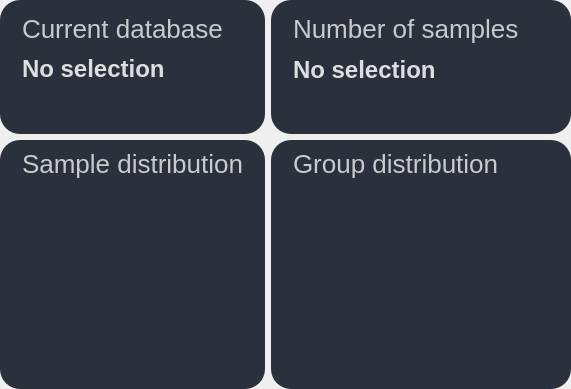
                              <widget class="QFrame" name="frame_6">
                               <property name="frameShape">
                                <enum>QFrame::NoFrame</enum>
                               </property>
                               <property name="frameShadow">
                                <enum>QFrame::Raised</enum>
                               </property>
                               <layout class="QGridLayout" name="gridLayout">
                                <property name="leftMargin">
                                 <number>0</number>
                                </property>
                                <property name="topMargin">
                                 <number>0</number>
                                </property>
                                <property name="rightMargin">
                                 <number>0</number>
                                </property>
                                <property name="bottomMargin">
                                 <number>0</number>
                                </property>
                                <item row="0" column="0">
                                 <widget class="QFrame" name="frame_9">
                                  <property name="sizePolicy">
                                   <sizepolicy hsizetype="MinimumExpanding" vsizetype="MinimumExpanding">
                                    <horstretch>0</horstretch>
                                    <verstretch>0</verstretch>
                                   </sizepolicy>
                                  </property>
                                  <property name="styleSheet">
                                   <string notr="true">background-color: rgb(42,49,61);
border-radius: 20px;</string>
                                  </property>
                                  <property name="frameShape">
                                   <enum>QFrame::NoFrame</enum>
                                  </property>
                                  <property name="frameShadow">
                                   <enum>QFrame::Raised</enum>
                                  </property>
                                  <layout class="QVBoxLayout" name="verticalLayout_13">
                                   <property name="leftMargin">
                                    <number>22</number>
                                   </property>
                                   <property name="rightMargin">
                                    <number>22</number>
                                   </property>
                                   <item>
                                    <widget class="QLabel" name="label_19">
                                     <property name="minimumSize">
                                      <size>
                                       <width>0</width>
                                       <height>40</height>
                                      </size>
                                     </property>
                                     <property name="maximumSize">
                                      <size>
                                       <width>16777215</width>
                                       <height>60</height>
                                      </size>
                                     </property>
                                     <property name="styleSheet">
                                      <string notr="true">QLabel {
	color: rgb(201, 202, 204);
	font-size: 26px;
}
</string>
                                     </property>
                                     <property name="text">
                                      <string>Current database</string>
                                     </property>
                                    </widget>
                                   </item>
                                   <item>
                                    <widget class="QLabel" name="label_current_database">
                                     <property name="minimumSize">
                                      <size>
                                       <width>0</width>
                                       <height>30</height>
                                      </size>
                                     </property>
                                     <property name="maximumSize">
                                      <size>
                                       <width>16777215</width>
                                       <height>30</height>
                                      </size>
                                     </property>
                                     <property name="font">
                                      <font>
                                       <pointsize>-1</pointsize>
                                       <weight>75</weight>
                                       <bold>true</bold>
                                      </font>
                                     </property>
                                     <property name="styleSheet">
                                      <string notr="true">QLabel {
	color: rgb(221, 222, 224);
	font-size: 24px;
  font-weight: bold;
}
</string>
                                     </property>
                                     <property name="text">
                                      <string>No selection</string>
                                     </property>
                                     <property name="alignment">
                                      <set>Qt::AlignLeading|Qt::AlignLeft|Qt::AlignTop</set>
                                     </property>
                                    </widget>
                                   </item>
                                   <item>
                                    <spacer name="verticalSpacer_5">
                                     <property name="orientation">
                                      <enum>Qt::Vertical</enum>
                                     </property>
                                     <property name="sizeHint" stdset="0">
                                      <size>
                                       <width>20</width>
                                       <height>40</height>
                                      </size>
                                     </property>
                                    </spacer>
                                   </item>
                                  </layout>
                                 </widget>
                                </item>
                                <item row="0" column="1">
                                 <widget class="QFrame" name="frame_7">
                                  <property name="sizePolicy">
                                   <sizepolicy hsizetype="MinimumExpanding" vsizetype="MinimumExpanding">
                                    <horstretch>0</horstretch>
                                    <verstretch>0</verstretch>
                                   </sizepolicy>
                                  </property>
                                  <property name="styleSheet">
                                   <string notr="true">background-color: rgb(42,49,61);
border-radius: 20px;</string>
                                  </property>
                                  <property name="frameShape">
                                   <enum>QFrame::NoFrame</enum>
                                  </property>
                                  <property name="frameShadow">
                                   <enum>QFrame::Raised</enum>
                                  </property>
                                  <layout class="QVBoxLayout" name="verticalLayout_14">
                                   <property name="leftMargin">
                                    <number>22</number>
                                   </property>
                                   <property name="rightMargin">
                                    <number>22</number>
                                   </property>
                                   <item>
                                    <widget class="QLabel" name="label_21">
                                     <property name="minimumSize">
                                      <size>
                                       <width>0</width>
                                       <height>40</height>
                                      </size>
                                     </property>
                                     <property name="maximumSize">
                                      <size>
                                       <width>16777215</width>
                                       <height>40</height>
                                      </size>
                                     </property>
                                     <property name="styleSheet">
                                      <string notr="true">QLabel {
	color: rgb(201, 202, 204);
	font-size: 26px;
}
</string>
                                     </property>
                                     <property name="text">
                                      <string>Number of samples</string>
                                     </property>
                                    </widget>
                                   </item>
                                   <item>
                                    <widget class="QLabel" name="label_n_samples">
                                     <property name="minimumSize">
                                      <size>
                                       <width>0</width>
                                       <height>30</height>
                                      </size>
                                     </property>
                                     <property name="maximumSize">
                                      <size>
                                       <width>16777215</width>
                                       <height>30</height>
                                      </size>
                                     </property>
                                     <property name="font">
                                      <font>
                                       <pointsize>-1</pointsize>
                                       <weight>75</weight>
                                       <bold>true</bold>
                                      </font>
                                     </property>
                                     <property name="styleSheet">
                                      <string notr="true">QLabel {
	color: rgb(221, 222, 224);
	font-size: 24px;
  font-weight: bold;
}
</string>
                                     </property>
                                     <property name="text">
                                      <string>No selection</string>
                                     </property>
                                     <property name="alignment">
                                      <set>Qt::AlignLeading|Qt::AlignLeft|Qt::AlignVCenter</set>
                                     </property>
                                    </widget>
                                   </item>
                                   <item>
                                    <spacer name="verticalSpacer_8">
                                     <property name="orientation">
                                      <enum>Qt::Vertical</enum>
                                     </property>
                                     <property name="sizeHint" stdset="0">
                                      <size>
                                       <width>20</width>
                                       <height>40</height>
                                      </size>
                                     </property>
                                    </spacer>
                                   </item>
                                  </layout>
                                 </widget>
                                </item>
                                <item row="1" column="0">
                                 <widget class="QFrame" name="frame_10">
                                  <property name="sizePolicy">
                                   <sizepolicy hsizetype="MinimumExpanding" vsizetype="MinimumExpanding">
                                    <horstretch>0</horstretch>
                                    <verstretch>0</verstretch>
                                   </sizepolicy>
                                  </property>
                                  <property name="styleSheet">
                                   <string notr="true">background-color: rgb(42,49,61);
border-radius: 20px;</string>
                                  </property>
                                  <property name="frameShape">
                                   <enum>QFrame::NoFrame</enum>
                                  </property>
                                  <property name="frameShadow">
                                   <enum>QFrame::Raised</enum>
                                  </property>
                                  <layout class="QVBoxLayout" name="verticalLayout_15">
                                   <property name="leftMargin">
                                    <number>22</number>
                                   </property>
                                   <property name="rightMargin">
                                    <number>22</number>
                                   </property>
                                   <item>
                                    <widget class="QLabel" name="label_8">
                                     <property name="minimumSize">
                                      <size>
                                       <width>0</width>
                                       <height>30</height>
                                      </size>
                                     </property>
                                     <property name="maximumSize">
                                      <size>
                                       <width>16777215</width>
                                       <height>30</height>
                                      </size>
                                     </property>
                                     <property name="styleSheet">
                                      <string notr="true">QLabel {
	color: rgb(201, 202, 204);
	font-size: 26px;
}
</string>
                                     </property>
                                     <property name="text">
                                      <string>Sample distribution</string>
                                     </property>
                                     <property name="alignment">
                                      <set>Qt::AlignLeading|Qt::AlignLeft|Qt::AlignTop</set>
                                     </property>
                                    </widget>
                                   </item>
                                   <item>
                                    <widget class="QGroupBox" name="groupBox">
                                     <property name="title">
                                      <string/>
                                     </property>
                                     <layout class="QVBoxLayout" name="verticalLayout_35">
                                      <property name="spacing">
                                       <number>0</number>
                                      </property>
                                      <property name="leftMargin">
                                       <number>0</number>
                                      </property>
                                      <property name="topMargin">
                                       <number>0</number>
                                      </property>
                                      <property name="rightMargin">
                                       <number>0</number>
                                      </property>
                                      <property name="bottomMargin">
                                       <number>0</number>
                                      </property>
                                      <item>
                                       <widget class="QGraphicsView" name="graphicsView">
                                        <property name="sizePolicy">
                                         <sizepolicy hsizetype="Expanding" vsizetype="Expanding">
                                          <horstretch>0</horstretch>
                                          <verstretch>0</verstretch>
                                         </sizepolicy>
                                        </property>
                                        <property name="frameShape">
                                         <enum>QFrame::NoFrame</enum>
                                        </property>
                                        <property name="frameShadow">
                                         <enum>QFrame::Raised</enum>
                                        </property>
                                        <property name="verticalScrollBarPolicy">
                                         <enum>Qt::ScrollBarAlwaysOff</enum>
                                        </property>
                                        <property name="horizontalScrollBarPolicy">
                                         <enum>Qt::ScrollBarAlwaysOff</enum>
                                        </property>
                                        <property name="sizeAdjustPolicy">
                                         <enum>QAbstractScrollArea::AdjustToContentsOnFirstShow</enum>
                                        </property>
                                        <property name="resizeAnchor">
                                         <enum>QGraphicsView::AnchorViewCenter</enum>
                                        </property>
                                       </widget>
                                      </item>
                                     </layout>
                                    </widget>
                                   </item>
                                  </layout>
                                 </widget>
                                </item>
                                <item row="1" column="1">
                                 <widget class="QFrame" name="frame_8">
                                  <property name="sizePolicy">
                                   <sizepolicy hsizetype="MinimumExpanding" vsizetype="MinimumExpanding">
                                    <horstretch>0</horstretch>
                                    <verstretch>0</verstretch>
                                   </sizepolicy>
                                  </property>
                                  <property name="styleSheet">
                                   <string notr="true">background-color: rgb(42,49,61);
border-radius: 20px;</string>
                                  </property>
                                  <property name="frameShape">
                                   <enum>QFrame::NoFrame</enum>
                                  </property>
                                  <property name="frameShadow">
                                   <enum>QFrame::Raised</enum>
                                  </property>
                                  <layout class="QVBoxLayout" name="verticalLayout_16">
                                   <property name="leftMargin">
                                    <number>22</number>
                                   </property>
                                   <property name="rightMargin">
                                    <number>22</number>
                                   </property>
                                   <property name="bottomMargin">
                                    <number>12</number>
                                   </property>
                                   <item>
                                    <widget class="QLabel" name="label_9">
                                     <property name="minimumSize">
                                      <size>
                                       <width>0</width>
                                       <height>30</height>
                                      </size>
                                     </property>
                                     <property name="maximumSize">
                                      <size>
                                       <width>16777215</width>
                                       <height>30</height>
                                      </size>
                                     </property>
                                     <property name="styleSheet">
                                      <string notr="true">QLabel {
	color: rgb(201, 202, 204);
	font-size: 26px;
}
</string>
                                     </property>
                                     <property name="text">
                                      <string>Group distribution</string>
                                     </property>
                                     <property name="alignment">
                                      <set>Qt::AlignLeading|Qt::AlignLeft|Qt::AlignTop</set>
                                     </property>
                                    </widget>
                                   </item>
                                   <item>
                                    <widget class="QGroupBox" name="groupBox_2">
                                     <property name="title">
                                      <string/>
                                     </property>
                                     <layout class="QVBoxLayout" name="verticalLayout_36">
                                      <property name="leftMargin">
                                       <number>0</number>
                                      </property>
                                      <property name="topMargin">
                                       <number>0</number>
                                      </property>
                                      <property name="rightMargin">
                                       <number>0</number>
                                      </property>
                                      <property name="bottomMargin">
                                       <number>0</number>
                                      </property>
                                      <item>
                                       <widget class="QGraphicsView" name="graphicsView_2"/>
                                      </item>
                                     </layout>
                                    </widget>
                                   </item>
                                  </layout>
                                 </widget>
                                </item>
                               </layout>
                              </widget>
